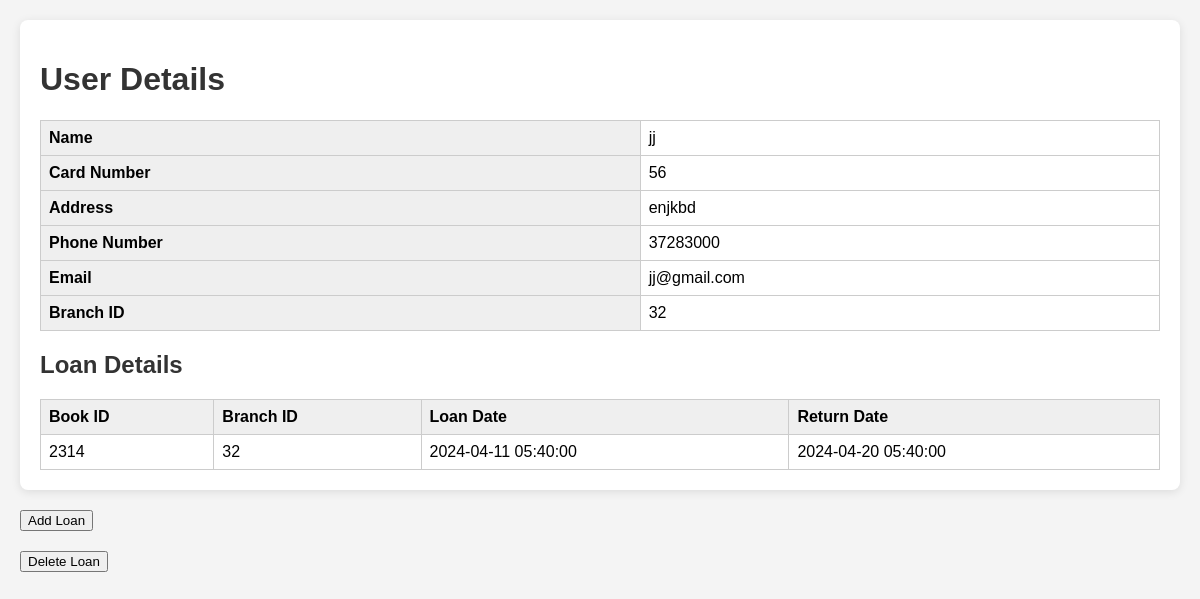
Screenshot of /includes/user-details.php?cardno=56 (signed in) with the database file from the repository.
### tables this page shows
CREATE TABLE `user` (
  `Cardno` int(100) NOT NULL,
  `BranchID` int(100) NOT NULL,
  `Name` varchar(100) NOT NULL,
  `Address` varchar(100) NOT NULL,
  `Phone no.` varchar(15) NOT NULL,
  `Password` varchar(100) NOT NULL,
  `EmailID` varchar(250) NOT NULL
);

CREATE TABLE `loan` (
  `BookID` varchar(100) NOT NULL,
  `Cardno` int(100) NOT NULL,
  `BranchID` int(100) NOT NULL,
  `Loan date` timestamp NOT NULL DEFAULT current_timestamp(),
  `Return date` timestamp NULL DEFAULT NULL ON UPDATE current_timestamp()
);

### includes/user-details.php (the view, shortened to what this page needs)
<?php
include('sqlconnect.php');
$cardno = isset($_GET['cardno']) ? $_GET['cardno'] : '';
$userQuery = "SELECT Name, Cardno, Address, `Phone no.`, EmailID, BranchID FROM user WHERE Cardno = ?";
$stmt = $con->prepare($userQuery);
$stmt->bind_param("s", $cardno);
$stmt->execute();
$userResult = $stmt->get_result();
$user = $userResult->fetch_assoc();
$loanQuery = "SELECT BookID, `BranchID`, `Loan date`, `Return date` FROM loan WHERE Cardno = ?";
$stmt = $con->prepare($loanQuery);
$stmt->bind_param("s", $cardno);
$stmt->execute();
$loanResult = $stmt->get_result();
?>
<!DOCTYPE html>
<html>
<head>
</head>
<body>
<div class="container">
    <h1>User Details</h1>
    <table>
        <tr><th>Name</th><td><?= htmlspecialchars($user['Name']); ?></td></tr>
        <tr><th>Card Number</th><td><?= htmlspecialchars($user['Cardno']); ?></td></tr>
        <tr><th>Address</th><td><?= htmlspecialchars($user['Address']); ?></td></tr>
        <tr><th>Phone Number</th><td><?= htmlspecialchars($user['Phone no.']); ?></td></tr>
        <tr><th>Email</th><td><?= htmlspecialchars($user['EmailID']); ?></td></tr>
        <tr><th>Branch ID</th><td><?= htmlspecialchars($user['BranchID']); ?></td></tr>
    </table>
    <h2>Loan Details</h2>
    <table>
        <tr>
            <th>Book ID</th>
            <th>Branch ID</th>
            <th>Loan Date</th>
            <th>Return Date</th>
        </tr>
        <?php while ($loan = $loanResult->fetch_assoc()): ?>
        <tr>
            <td><?= htmlspecialchars($loan['BookID']); ?></td>
            <td><?= htmlspecialchars($loan['BranchID']); ?></td>
            <td><?= htmlspecialchars($loan['Loan date']); ?></td>
            <td><?= htmlspecialchars($loan['Return date']); ?></td>
        </tr>
        <?php endwhile; ?>
    </table>
</div>
<div style="margin-top: 20px;">
        <form action="add-loan.php" method="get">
            <input type="submit" value="Add Loan">
        </form>
    </div>
    <div style="margin-top: 20px;">
        <form action="delete-loan.php" method="get">
            <input type="submit" value="Delete Loan">
        </form>
    </div>
</body>
</html>

### includes/user-details.php (style rules this page uses)
body { font-family: Arial, sans-serif; margin: 20px; background-color: #f4f4f4; }
.container { background-color: white; padding: 20px; border-radius: 8px; box-shadow: 0 2px 10px rgba(0,0,0,0.1); }
h1, h2 { color: #333; }
table { width: 100%; border-collapse: collapse; }
th, td { padding: 8px; border: 1px solid #ccc; text-align: left; }
th { background-color: #efefef; }

### rows the page displays
user: Name "jj", Cardno "56", Address "enjkbd", value "37283000", EmailID "jj@gmail.com", BranchID "32"
loan: BookID "2314", BranchID "32", Loan date "2024-04-11 05:40:00", Return date "2024-04-20 05:40:00"
